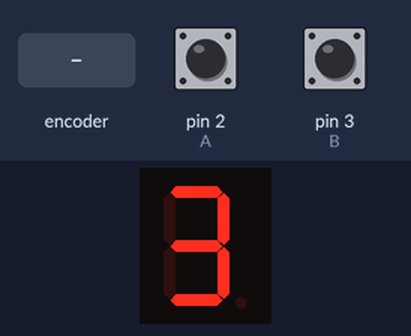
A sketch run on a simulated Arduino Uno, built with avr-gcc and run on an emulated ATmega328P. Shown: 1-digit seven-segment display. Wiring (inferred from the names in the program): 1-digit 7-segment display, segments lit when HIGH: segments pin 13, pin 12, pin 11, pin 10, pin 9, pin 8, pin 7. The test bench sets the inputs (shaded band); at power-on: pin 2 (A) HIGH, pin 3 (B) HIGH. The segment pins are drawn as the display they are named for.

Above: at 1.2 s.
1.3 s: rotary encoder on pin 2 (A) / pin 3 (B) turned 3 steps (first pin leading)
At 1.31 s:
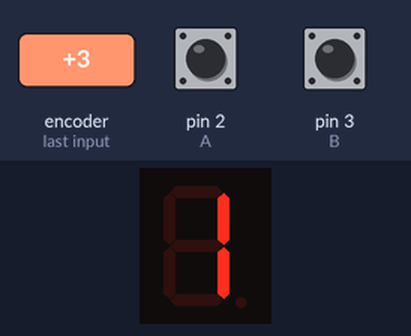
3.4 s: rotary encoder on pin 2 (A) / pin 3 (B) turned 2 steps (second pin leading)
At 3.41 s:
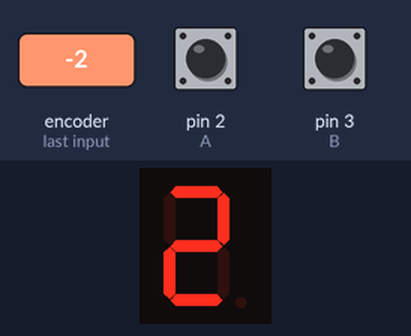
Timing chart, 0 to 6.4 s (numbered marks = the images above; inputs shaded):
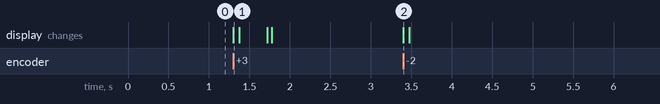

Measured:
- after the input at 1.3 s, the display: changes at once (image 1)
- after the input at 3.4 s, the display: changes at once (image 2)

The sketch:

7Seg_Decoder.ino
```cpp
int A = 2;
int B = 3;

int state_A = 0;
int state_B = 0;

// Commont Chathode of 7-Seg
int seven_seg_a = 13;
int seven_seg_b = 12;
int seven_seg_c = 11;
int seven_seg_d = 10;
int seven_seg_e = 9;
int seven_seg_f = 8;
int seven_seg_g = 7;

void setup() {
  pinMode(A, INPUT);
  pinMode(B, INPUT);

  pinMode(seven_seg_a, OUTPUT);
  pinMode(seven_seg_b, OUTPUT);
  pinMode(seven_seg_c, OUTPUT);
  pinMode(seven_seg_d, OUTPUT);
  pinMode(seven_seg_e, OUTPUT);
  pinMode(seven_seg_f, OUTPUT);
  pinMode(seven_seg_g, OUTPUT);
}

void loop() {
  state_A = digitalRead(A);
  state_B = digitalRead(B);

  if(state_A == 0 && state_B == 0){
    digitalWrite(seven_seg_a,HIGH);
    digitalWrite(seven_seg_b,HIGH);
    digitalWrite(seven_seg_c,HIGH);
    digitalWrite(seven_seg_d,HIGH);
    digitalWrite(seven_seg_e,HIGH);
    digitalWrite(seven_seg_f,HIGH);
    digitalWrite(seven_seg_g,LOW);
  }
  else if(state_A == 0 && state_B == 1){
    digitalWrite(seven_seg_a,LOW);
    digitalWrite(seven_seg_b,HIGH);
    digitalWrite(seven_seg_c,HIGH);
    digitalWrite(seven_seg_d,LOW);
    digitalWrite(seven_seg_e,LOW);
    digitalWrite(seven_seg_f,LOW);
    digitalWrite(seven_seg_g,LOW);
  }
  else if(state_A == 1 && state_B == 0){
    digitalWrite(seven_seg_a,HIGH);
    digitalWrite(seven_seg_b,HIGH);
    digitalWrite(seven_seg_c,LOW);
    digitalWrite(seven_seg_d,HIGH);
    digitalWrite(seven_seg_e,HIGH);
    digitalWrite(seven_seg_f,LOW);
    digitalWrite(seven_seg_g,HIGH);
  }
  else if(state_A == 1 && state_B == 01){
    digitalWrite(seven_seg_a,HIGH);
    digitalWrite(seven_seg_b,HIGH);
    digitalWrite(seven_seg_c,HIGH);
    digitalWrite(seven_seg_d,HIGH);
    digitalWrite(seven_seg_e,LOW);
    digitalWrite(seven_seg_f,LOW);
    digitalWrite(seven_seg_g,HIGH);
  }
}
```
